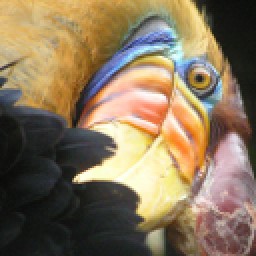
#> input picture machineLearning/PracticeLab/unsupervisedLearning/week1/k-means_clustering/bird_small.png, 128 x 128 px (shown 2 times larger)
$ python k-means.py
#> lines starting #> are read from the running program, lines starting #| are printed output that depends on the picture
### machineLearning/PracticeLab/unsupervisedLearning/week1/k-means_clustering/utils.py
import numpy as np
import matplotlib.pyplot as plt

def load_data():
    X = np.load("data/ex7_X.npy")
#> (reads machineLearning/PracticeLab/unsupervisedLearning/week1/k-means_clustering/data/ex7_X.npy from the repository)
    return X

def draw_line(p1, p2, style="-k", linewidth=1):
    plt.plot([p1[0], p2[0]], [p1[1], p2[1]], style, linewidth=linewidth)

# [17 lines left out: functions plot_data_points, plot_progress_kMeans, not called in this run]

### machineLearning/PracticeLab/unsupervisedLearning/week1/k-means_clustering/public_tests.py
import numpy as np

def compute_centroids_test(target):
    # With 3 centroids
    X = np.array([[-1, -1], [-1.5, -1.5], [-1.5, 1],
                  [-1, 1.5], [2.5, 1.5], [-1.1, -1.7], [-1.6, 1.2]])
    idx = np.array([1, 1, 1, 0, 0, 0, 2])
    K = 3
    centroids = target(X, idx, K)
    expected_centroids = np.array([[0.13333333,  0.43333333],
                                   [-1.33333333, -0.5      ],
                                   [-1.6,        1.2       ]])

    assert type(centroids) == np.ndarray, "Wrong type"
    assert centroids.shape == (K, X.shape[1]), f"Wrong shape. Expected: {(len(X),)} got: {idx.shape}"
    assert np.allclose(centroids, expected_centroids), f"Wrong values. Expected: {expected_centroids}, got: {centroids}"

    X = np.array([[2, 2.5], [2.5, 2.5], [-1.5, -1.5],
                  [2, 2], [-1.5, -1], [-1, -1]])
    idx = np.array([0, 0, 1, 0, 1, 1])
    K = 2
    centroids = target(X, idx, K)
    expected_centroids = np.array([[[ 2.16666667,  2.33333333],
                                    [-1.33333333, -1.16666667]]])

    assert type(centroids) == np.ndarray, "Wrong type"
    assert centroids.shape == (K, X.shape[1]), f"Wrong shape. Expected: {(len(X),)} got: {idx.shape}"
    assert np.allclose(centroids, expected_centroids), f"Wrong values. Expected: {expected_centroids}, got: {centroids}"

    print("\033[92mAll tests passed!")

def find_closest_centroids_test(target):
    # With 2 centroids
    X = np.array([[-1, -1], [-1.5, -1.5], [-1.5, -1],
                  [2, 2],[2.5, 2.5],[2, 2.5]])
    initial_centroids = np.array([[-1, -1], [2, 2]])
    idx = target(X, initial_centroids)

    assert type(idx) == np.ndarray, "Wrong type"
    assert idx.shape == (len(X),), f"Wrong shape. Expected: {(len(X),)} got: {idx.shape}"
    assert np.allclose(idx, [0, 0, 0, 1, 1, 1]), "Wrong values"

    # With 3 centroids
    X = np.array([[-1, -1], [-1.5, -1.5], [-1.5, 1],
                  [-1, 1.5], [2.5, 1.5], [2, 2]])
    initial_centroids = np.array([[2.5, 2], [-1, -1], [-1.5, 1.]])
    idx = target(X, initial_centroids)

    assert type(idx) == np.ndarray, "Wrong type"
    assert idx.shape == (len(X),), f"Wrong shape. Expected: {(len(X),)} got: {idx.shape}"
    assert np.allclose(idx, [1, 1, 2, 2, 0, 0]), f"Wrong values. Expected {[2, 2, 0, 0, 1, 1]}, got: {idx}"

    # With 3 centroids
    X = np.array([[-1, -1], [-1.5, -1.5], [-1.5, 1],
                  [-1, 1.5], [2.5, 1.5], [-1.1, -1.7], [-1.6, 1.2]])
    initial_centroids = np.array([[2.5, 2], [-1, -1], [-1.5, 1.]])
    idx = target(X, initial_centroids)

    assert type(idx) == np.ndarray, "Wrong type"
    assert idx.shape == (len(X),), f"Wrong shape. Expected: {(len(X),)} got: {idx.shape}"
    assert np.allclose(idx, [1, 1, 2, 2, 0, 1, 2]), f"Wrong values. Expected {[2, 2, 0, 0, 1, 1]}, got: {idx}"

    print("\033[92mAll tests passed!")

### machineLearning/PracticeLab/unsupervisedLearning/week1/k-means_clustering/k-means.py
import numpy as np
import matplotlib.pyplot as plt
from utils import *


# %matplotlib inline

# UNQ_C1
# GRADED FUNCTION: find_closest_centroids

def find_closest_centroids(X, centroids):
    """
    Computes the centroid memberships for every example

    Args:
        X (ndarray): (m, n) Input values
        centroids (ndarray): k centroids

    Returns:
        idx (array_like): (m,) closest centroids

    """

    # Set K
    K = centroids.shape[0]

    # You need to return the following variables correctly
    idx = np.zeros(X.shape[0], dtype=int)

    ### START CODE HERE ###
    for i in range(X.shape[0]):
        # Array to hold distance between X[i] and each centroids[j]
        distance = []
        for j in range(centroids.shape[0]):
            # Your code to calculate the norm between (X[i] - centroids[j])
            norm_ij = np.linalg.norm(X[i] - centroids[j])
            distance.append(norm_ij)
        idx[i] = np.argmin(distance)  # Your code here to calculate index of minimum value in distance
    ### END CODE HERE ###
    return idx


# Load an example dataset that we will be using
X = load_data()

print("First five elements of X are:\n", X[:5])
print('The shape of X is:', X.shape)

# Select an initial set of centroids (3 Centroids)
initial_centroids = np.array([[3, 3], [6, 2], [8, 5]])

# Find closest centroids using initial_centroids
idx = find_closest_centroids(X, initial_centroids)

# Print closest centroids for the first three elements
print("First three elements in idx are:", idx[:3])

# UNIT TEST
from public_tests import *

find_closest_centroids_test(find_closest_centroids)


# You do not need to implement anything for this part

def run_kMeans(X, initial_centroids, max_iters=10, plot_progress=False):
    """
    Runs the K-Means algorithm on data matrix X, where each row of X
    is a single example
    """

    # Initialize values
    m, n = X.shape
    K = initial_centroids.shape[0]
    centroids = initial_centroids
    previous_centroids = centroids
    idx = np.zeros(m)

    # Run K-Means
    for i in range(max_iters):

        # Output progress
        print("K-Means iteration %d/%d" % (i, max_iters - 1))

        # For each example in X, assign it to the closest centroid
        idx = find_closest_centroids(X, centroids)

        # Optionally plot progress
        if plot_progress:
            plot_progress_kMeans(X, centroids, previous_centroids, idx, K, i)
            previous_centroids = centroids

        # Given the memberships, compute new centroids
        centroids = compute_centroids(X, idx, K)
    plt.show()
    return centroids, idx

# UNQ_C2
# GRADED FUNCTION: compute_centpods

def compute_centroids(X, idx, K):
    """
    Returns the new centroids by computing the means of the
    data points assigned to each centroid.

    Args:
        X (ndarray):   (m, n) Data points
        idx (ndarray): (m,) Array containing index of closest centroid for each
                       example in X. Concretely, idx[i] contains the index of
                       the centroid closest to example i
        K (int):       number of centroids

    Returns:
        centroids (ndarray): (K, n) New centroids computed
    """
#> called with X = array of shape (300, 2), idx = array of shape (300,), K = 3

    # Useful variables
    m, n = X.shape

    # You need to return the following variables correctly
    centroids = np.zeros((K, n))

    ### START CODE HERE ###
    for i in range(K):
        centroids[i] = np.mean(X[idx == i], axis=0)
    ### END CODE HERE ##
    return centroids


K = 3
centroids = compute_centroids(X, idx, K)

print("The centroids are:", centroids)

# UNIT TEST
compute_centroids_test(compute_centroids)

# Load an example dataset
X = load_data()

# Set initial centroids
initial_centroids = np.array([[3,3],[6,2],[8,5]])
K = 3

# Number of iterations
max_iters = 10

centroids, idx = run_kMeans(X, initial_centroids, max_iters, plot_progress=False)


def run_kMeans(X, initial_centroids, max_iters=10, plot_progress=False):
    """
    Runs the K-Means algorithm on data matrix X, where each row of X
    is a single example
    """
#> called with X = array of shape (300, 2), initial_centroids = array of shape (3, 2), max_iters = 10, plot_progress = False

    # Initialize values
    m, n = X.shape
    K = initial_centroids.shape[0]
    centroids = initial_centroids
    previous_centroids = centroids
    idx = np.zeros(m)

    # Run K-Means
    for i in range(max_iters):

        # Output progress
        print("K-Means iteration %d/%d" % (i, max_iters - 1))

        # For each example in X, assign it to the closest centroid
        idx = find_closest_centroids(X, centroids)

        # Optionally plot progress
        if plot_progress:
            plot_progress_kMeans(X, centroids, previous_centroids, idx, K, i)
            previous_centroids = centroids

        # Given the memberships, compute new centroids
        centroids = compute_centroids(X, idx, K)
    plt.show()
    return centroids, idx
# Load an example dataset
X = load_data()

# Set initial centroids
initial_centroids = np.array([[3,3],[6,2],[8,5]])
K = 3

# Number of iterations
max_iters = 10

centroids, idx = run_kMeans(X, initial_centroids, max_iters, plot_progress=False)
# You do not need to modify this part
#3 - Random initialization
def kMeans_init_centroids(X, K):
    """
    This function initializes K centroids that are to be
    used in K-Means on the dataset X

    Args:
        X (ndarray): Data points
        K (int):     number of centroids/clusters

    Returns:
        centroids (ndarray): Initialized centroids
    """

    # Randomly reorder the indices of examples
    randidx = np.random.permutation(X.shape[0])

    # Take the first K examples as centroids
    centroids = X[randidx[:K]]

    return centroids
# Load an image of a bird
original_img = plt.imread('bird_small.png')
#> original_img is the input picture: shape (128, 128, 3) float32; mean R, G, B 0.531, 0.46, 0.358
# Visualizing the image
#plt.imshow(original_img)
print("Shape of original_img is:", original_img.shape)
#| Shape of original_img is: (128, 128, 3)
# Divide by 255 so that all values are in the range 0 - 1

original_img = original_img / 255

# Reshape the image into an m x 3 matrix where m = number of pixels
# (in this case m = 128 x 128 = 16384)
# Each row will contain the Red, Green and Blue pixel values
# This gives us our dataset matrix X_img that we will use K-Means on.
X_img = np.reshape(original_img, (original_img.shape[0] * original_img.shape[1], 3))
print(X_img.shape)
#| (16384, 3)
# Run your K-Means algorithm on this data
# You should try different values of K and max_iters here
K = 16
max_iters = 10

# Using the function you have implemented above.
initial_centroids = kMeans_init_centroids(X_img, K)
#> in kMeans_init_centroids, `centroids = X[randidx[:K]]`: centroids = 16 rows, first 8: [0.00343, 0.00283, 0.00158], [0.000446, 0.000523, 0.000431], [0.00189, 0.00115, 0.000784], [0.00274, 0.00235, 0.00112], [0.00321, 0.00266, 0.00172], [0.0002, 0.000231, 0.000215], [0.00288, 0.00254, 0.0012], [0.00249, 0.00178, 0.0016]
#> initial_centroids has the same summary as centroids in kMeans_init_centroids

# Run K-Means - this takes a couple of minutes
centroids, idx = run_kMeans(X_img, initial_centroids, max_iters)
#> in run_kMeans (call 2), `previous_centroids = centroids`: previous_centroids has the same summary as centroids in kMeans_init_centroids
#> centroids = 16 rows, first 8: [0.00342, 0.0028, 0.00176], [0.000738, 0.00072, 0.00069], [0.00187, 0.00137, 0.000767], [0.00257, 0.00188, 0.00089], [0.00291, 0.00243, 0.00155], [0.000288, 0.000313, 0.000272], [0.0034, 0.00226, 0.00101], [0.00222, 0.00192, 0.00178]; idx = 16384 values, max 15 at index 741, min 0 at index 0, mean 6.89
print("Shape of idx:", idx.shape)
#| Shape of idx: (16384,)
print("Closest centroid for the first five elements:", idx[:5])
#| Closest centroid for the first five elements: [0 0 0 0 0]
# Represent image in terms of indices
X_recovered = X_img[idx, :]

# Reshape recovered image into proper dimensions
X_recovered = np.reshape(X_recovered, original_img.shape)
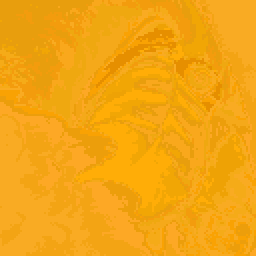
#> X_recovered: shape (128, 128, 3) float32 (shown 2 times larger); mean R, G, B 0.00347, 0.00283, 0.00164; drawn with min black and max white
# Display original image
fig, ax = plt.subplots(1,2, figsize=(8,8))
plt.axis('off')

# ax[0].imshow(original_img*255)
# ax[0].set_title('Original')
# ax[0].set_axis_off()


# Display compressed image
ax[1].imshow(X_recovered*255)
ax[1].set_title('Compressed with %d colours'%K)
ax[1].set_axis_off()
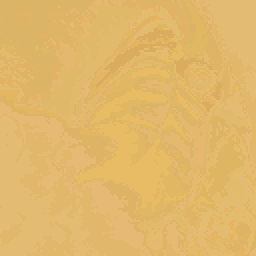
#> shown: shape (128, 128, 3) float32 (shown 2 times larger); mean R, G, B 0.885, 0.721, 0.418
